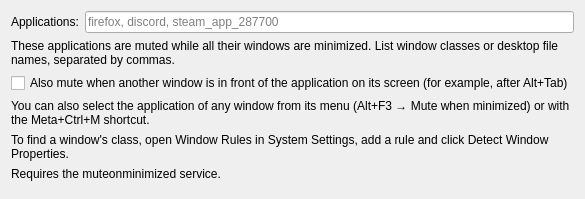
<?xml version="1.0" encoding="UTF-8"?>
<ui version="4.0">
 <class>MuteOnMinimizeConfig</class>
 <widget class="QWidget" name="MuteOnMinimizeConfig">
  <layout class="QVBoxLayout" name="verticalLayout">
   <item>
    <layout class="QFormLayout" name="formLayout">
     <item row="0" column="0">
      <widget class="QLabel" name="labelApplications">
       <property name="text">
        <string>Applications:</string>
       </property>
       <property name="buddy">
        <cstring>kcfg_Applications</cstring>
       </property>
      </widget>
     </item>
     <item row="0" column="1">
      <widget class="QLineEdit" name="kcfg_Applications">
       <property name="placeholderText">
        <string notr="true">firefox, discord, steam_app_287700</string>
       </property>
      </widget>
     </item>
    </layout>
   </item>
   <item>
    <widget class="QLabel" name="labelHelp">
     <property name="text">
      <string>These applications are muted while all their windows are minimized. List window classes or desktop file names, separated by commas.</string>
     </property>
     <property name="wordWrap">
      <bool>true</bool>
     </property>
    </widget>
   </item>
   <item>
    <widget class="QCheckBox" name="kcfg_MuteInBackground">
     <property name="text">
      <string>Also mute when another window is in front of the application on its screen (for example, after Alt+Tab)</string>
     </property>
    </widget>
   </item>
   <item>
    <widget class="QLabel" name="labelWindowMenu">
     <property name="text">
      <string>You can also select the application of any window from its menu (Alt+F3 → Mute when minimized) or with the Meta+Ctrl+M shortcut.</string>
     </property>
     <property name="wordWrap">
      <bool>true</bool>
     </property>
    </widget>
   </item>
   <item>
    <widget class="QLabel" name="labelWindowClass">
     <property name="text">
      <string>To find a window's class, open Window Rules in System Settings, add a rule and click Detect Window Properties.</string>
     </property>
     <property name="wordWrap">
      <bool>true</bool>
     </property>
    </widget>
   </item>
   <item>
    <widget class="QLabel" name="labelService">
     <property name="text">
      <string>Requires the muteonminimized service.</string>
     </property>
     <property name="wordWrap">
      <bool>true</bool>
     </property>
    </widget>
   </item>
   <item>
    <spacer name="verticalSpacer">
     <property name="orientation">
      <enum>Qt::Vertical</enum>
     </property>
    </spacer>
   </item>
  </layout>
 </widget>
 <resources/>
 <connections/>
</ui>
